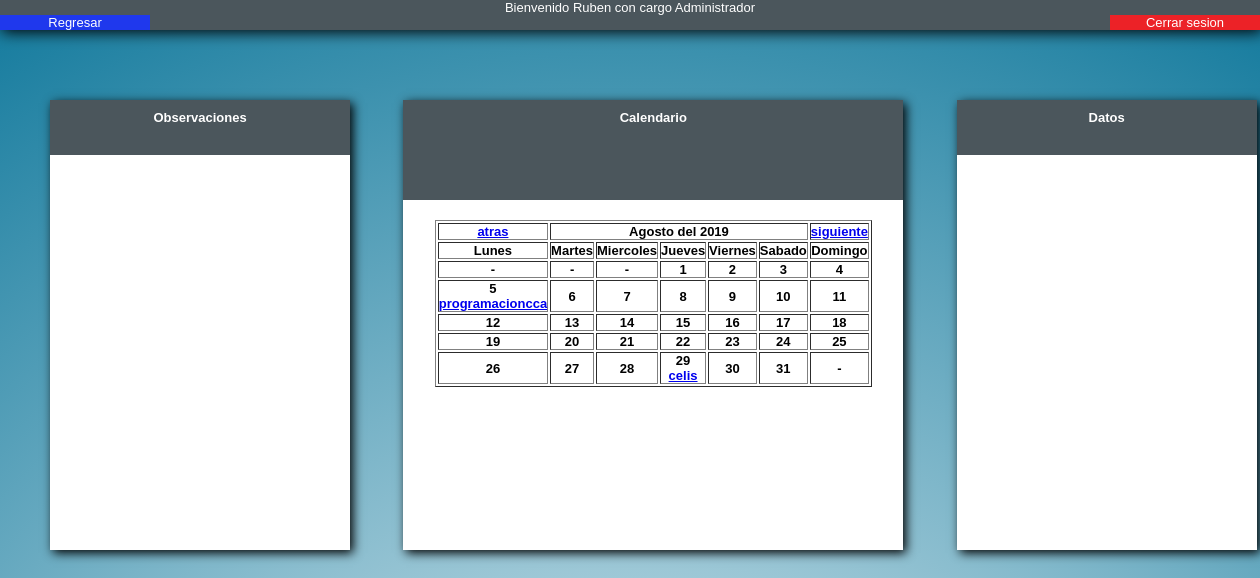
/vistas/calendar.php?mes=08&anio=2019 (signed in), run on the app's committed database.
### tables this page shows
CREATE TABLE `Usuarios`
(
  `idUsuario` int(11) DEFAULT NULL AUTO_INCREMENT,
  `nombre` varchar(15) DEFAULT NULL,
  `username` varchar(15) DEFAULT NULL,
  `password` varchar(15) DEFAULT NULL,
  `idTipoUsuario` int(11) DEFAULT NULL,
   PRIMARY KEY (idUsuario),
   FOREIGN KEY (idTipoUsuario) REFERENCES TipoUsuarios(idTipoUsuario) ON DELETE CASCADE
);

CREATE TABLE `TipoUsuarios`
(
  `idTipoUsuario` int(11) DEFAULT NULL AUTO_INCREMENT,
  `nombreCargo` varchar(15) DEFAULT NULL,
  PRIMARY KEY (idTipoUsuario)
);

CREATE TABLE `Actividad`
(
  `idActividad` int(11) DEFAULT NULL AUTO_INCREMENT,
  `idProgramacion` int(11) DEFAULT NULL,
  `idDifusion` int(11) DEFAULT NULL,
  `idDiseno` int(11) DEFAULT NULL,
  PRIMARY KEY (idActividad),
  FOREIGN KEY (idProgramacion) REFERENCES Programacion(idProgramacion) ON DELETE CASCADE,
  FOREIGN KEY (idDifusion) REFERENCES Difusion(idDifusion) ON DELETE CASCADE,
  FOREIGN KEY (idDiseno) REFERENCES Diseno(idDiseno) ON DELETE CASCADE
);

CREATE TABLE `requerimientoActividad`
(
  `idRequerimientoActividad` int(11) DEFAULT NULL AUTO_INCREMENT,
  `fechaProgramacion` date DEFAULT NULL,
  `fechaEvento` date DEFAULT NULL,
  `nombreCompania` varchar(15) DEFAULT NULL,
  `nombreActividad` varchar(15) DEFAULT NULL,
  `disciplina` varchar(15) DEFAULT NULL,
  `lugar` varchar(15) DEFAULT NULL,
  `tipoEntrada` int(11) DEFAULT NULL,
  `costo` int(11) DEFAULT NULL,
  `duracion` time DEFAULT NULL,
  `observacion` varchar(500) DEFAULT NULL,
  PRIMARY KEY (idRequerimientoActividad)
);

### includes/user.php (called while the page is built, shortened)
<?php
include 'db.php';
class User extends DB
{
	private $nombre;
	private $cargo;
	public function setUser($user)
	{
		$query = $this->connect()->prepare('SELECT u.nombre,u.username,t.nombreCargo
											FROM usuarios u, tipousuarios t
											WHERE u.idTipoUsuario = t.idTipoUsuario
											AND username = :user');
		$query->execute(['user' => $user]);
		foreach($query as $currentUser)
		{
			$this->nombre = $currentUser['nombre'];
			$this->cargo = $currentUser['nombreCargo'];
		}
	}
	public function getNombre()
	{
		return $this->nombre;
	}
	public function getCargo()
	{
		return $this->cargo;
	}
}
?>

### includes/db.php (called while the page is built)
<?php
class DB
{
	private $host;
	private $db;
	private $user;
	private $password;
	private $charset;
	public function __construct()
	{
		$this->host = 'localhost';
		$this->db = 'prueba';
		$this->user = 'root';
		$this->password = 'QQWWEERR1';
		$this->charset = 'utf8mb4';
	}
	public function connect()
	{
		try
		{
			$connection = "mysql:host=" . $this->host . ";dbname=" . $this->db . ";charset=" . $this->charset;
			$options = [PDO::ATTR_ERRMODE => PDO::ERRMODE_EXCEPTION,
						PDO::ATTR_EMULATE_PREPARES => false,];
			$pdo = new PDO($connection,$this->user,$this->password,$options);
			return $pdo;
		}
		catch(PDOException $e)
		{
			print_r("Error connection: " . $e->getMessage());
		}
	}
}
?>

### vistas/calendar.php (the view, shortened to what this page needs)
<?php
	include_once '../includes/user.php';
    include_once '../includes/db.php';
    $userSession = new UserSession();
    $user = new User();
    if(isset($_SESSION['user']))
    {
        $user->setUser($userSession->getCurrentUser());
    }
    else
    {
        header("location: ../index.php");
    }
?>
<!DOCTYPE html>
<html>
	<head>
		<link rel="stylesheet" href="../styles/calendarStylo.css">
	</head>
	<body>
	<header>
			<?php echo "<p>Bienvenido ".$user->getNombre()." con cargo ".$user->getCargo()."</p>";
			if($user->getCargo() == "Administrador")
				{
					echo "<a id = \"botonRegresar\" href=\"home.php\">Regresar</a>";
				}
			?>
			<a id="botonSalir" href="../includes/logout.php">Cerrar sesion</a>
	</header>
		<div id="calendario">
			<table border="1" id="tabla">
				<section id="cabecera">
					<h1>Calendario</h1>
				</section>
				<tr>
					<?php
					function fechaAnterior($anterior)
					{
						if($anterior[0]==1)
						{
							$anterior[0]=12;
							$anterior[1]-=1;
						}
						else
							$anterior[0]-=1;
						if($anterior[0]<10)
							$anterior[0] = "0".$anterior[0];
						return $anterior;
					}
					function fechaSiguiente($siguiente)
					{
						if($siguiente[0]>11)
						{
							$siguiente[0]=1;
							$siguiente[1]+=1;
						}
						else
							$siguiente[0]+=1;
						if($siguiente[0]<10)
							$siguiente[0] = "0".$siguiente[0];
						return $siguiente;
					}
					function fechaString($dia,$mes,$anio)
					{
						if($dia<10)
						{
							$dia = "0".$dia;
						}
						return $anio."-".$mes."-".$dia;
					}
					$nombreMeses = array('Enero','Febrero','Marzo','Abril','Mayo','Junio','Julio','Agosto','Septiembre','Octubre','Noviembre','Diciembre');
					$fecha = new DateTime();
					$mes = $fecha->format('m');
					$anio = $fecha->format('Y');
					$siguiente = fechaSiguiente(array($mes,$anio));
					$anterior = fechaAnterior(array($mes,$anio));
					if(isset($_GET['mes'])&&isset($_GET['anio']))
					{
						$siguiente = fechaSiguiente(array($_GET['mes'],$_GET['anio']));
						$anterior = fechaAnterior(array($_GET['mes'],$_GET['anio']));
						$mes = $_GET['mes'];
						$anio = $_GET['anio'];
					}
					$db = new DB();
					$query = $db->connect()->prepare("SELECT a.idActividad,r.nombreCompania,r.fechaEvento
			    						 		  FROM actividad a, programacion p, requerimientoActividad r
			    						 		  WHERE a.idProgramacion = p.idProgramacion
			    						 		  AND p.idRequerimientoActividad = r.idRequerimientoActividad
			    						 		  AND r.fechaEvento >= '$anio-$mes-01'
			    						 		  AND r.fechaEvento <= '$anio-$mes-31'");
					$query->execute();
					$query->setFetchMode(PDO::FETCH_NUM);
				    $result = $query->fetchAll();
					echo "<th id='atras'><a href='calendar.php?mes=".$anterior[0]."&anio=".$anterior[1]."'>atras</a></th>";
					echo "<th id='fecha' colspan='5'>".$nombreMeses[$mes-1]." del ".$anio."</th>";
					echo "<th id='siguiente'><a href='calendar.php?mes=".$siguiente[0]."&anio=".$siguiente[1]."'>siguiente</a></th>";
					?>
				</tr>
				<tr>
					<th>Lunes</th>
					<th>Martes</th>
					<th>Miercoles</th>
					<th>Jueves</th>
					<th>Viernes</th>
					<th>Sabado</th>
					<th>Domingo</th>
				</tr>
				<?php
					$primeraCelda = date("w",mktime(0,0,0,$mes,1,$anio))+7;
					$finMes = date("d",(mktime(0,0,0,$mes+1,1,$anio)-1));
					if($primeraCelda >= 8)
					{
						$primeraCelda = $primeraCelda - 7;
					}
					$ultimaCelda = $primeraCelda + $finMes;
					$limite = 6;
					if($ultimaCelda <= 36)
					{
						$limite = 5;
					}
					$contador = 1;
					$dia = 1;
					for($i = 0 ; $i < $limite ; $i++)
					{
						echo "<tr>";
						for($j = 0 ; $j < 7 ; $j++)
						{
							echo "<th>";
							if($contador >= $primeraCelda && $contador < $ultimaCelda)
							{
								echo $dia;
								if($query->rowCount())
								{
									for($k = 0 ; $k < count($result) ; $k++)
									{
									    if($result[$k][2] == fechaString($dia,$mes,$anio))
									    {
									    	echo "<br><a href='calendar.php?mes=".$mes."&anio=".$anio."&id=".$result[$k][0]."'>".$result[$k][1]."</a><br>";
									    }
									}
								}
								$dia++;
							}
							else
							{
								echo "-";
							}
							echo "</th>";
							$contador++;
						}
						echo "</tr>";
					}
				?>
			</table>
		</div>
		<div id="observaciones">
			<section id="cabecera2">
				<h1>Observaciones</h1>
			</section>
			<section id="cuerpo">
			</section>
		</div>
		<div id="datos">
			<section id="cabecera2">
				<h1>Datos</h1>
			</section>
			<section id="cuerpo">
			</section>
		</div>
	</body>
</html>

### styles/calendarStylo.css (style rules this page uses)
* { padding: 0px; margin: 0px; font-family: Verdana, Geneva, Tahoma, sans-serif; font-size: 13px; }
body { display: grid; grid-template-rows: 100px auto auto; grid-template-columns: auto auto auto; grid-template-areas: "a a a" "b c d" ". e ."; background-image: radial-gradient(circle,rgb(255,255,255),rgb(19,122,157)); background-repeat: no-repeat; background-size: 100% 400%; text-align: center; }
header { grid-area: a; background-color: rgb(75,86,92); height: 30px; color: white; font-size: 20px; display: grid; grid-template-columns: 150px 1fr 150px; box-shadow: 2px 2px 15px black; }
header p { grid-column: 2/3; }
#botonRegresar { grid-column: 1/2; background-color: rgb(31,56,237); color: white; text-align: center; width: 150px; text-decoration: none; }
#botonSalir { grid-column: 3/4; background-color: rgb(236,34,39); color: white; text-align: center; width: 150px; text-decoration: none; }
#calendario { grid-area: c; justify-items: center; align-items: center; background-color: white; width: 500px; height: 450px; box-shadow: 3px 3px 10px; margin-left: 50px; }
#cabecera { background-color: rgb(75,86,92); color: white; height: 20%; width: 100%; padding-top: 10px; font-size: 22px; }
#observaciones { grid-area: b; background-color: white; width: 300px; height: 450px; box-shadow: 3px 3px 10px; margin-left: 50px; }
#datos { grid-area: d; background-color: white; width: 300px; height: 450px; box-shadow: 3px 3px 10px; margin-left: 50px; }
#cabecera2 { background-color: rgb(75,86,92); color: white; height: 10%; width: 100%; padding-top: 10px; font-size: 22px; }
#cuerpo { color: black; padding-top: 10px; font-size: 14px; }
#tabla { margin: auto; margin-top: 20px; margin-bottom: auto; }

### data on the page
usuarios: nombre "Ruben", idTipoUsuario.nombreCargo "Administrador"
actividad: requerimientoactividad.nombreCompania "programacioncca"
actividad: requerimientoactividad.nombreCompania "celis"

### other printed values
$nombreMeses[$mes-1] "Agosto"
$anio "2019"
